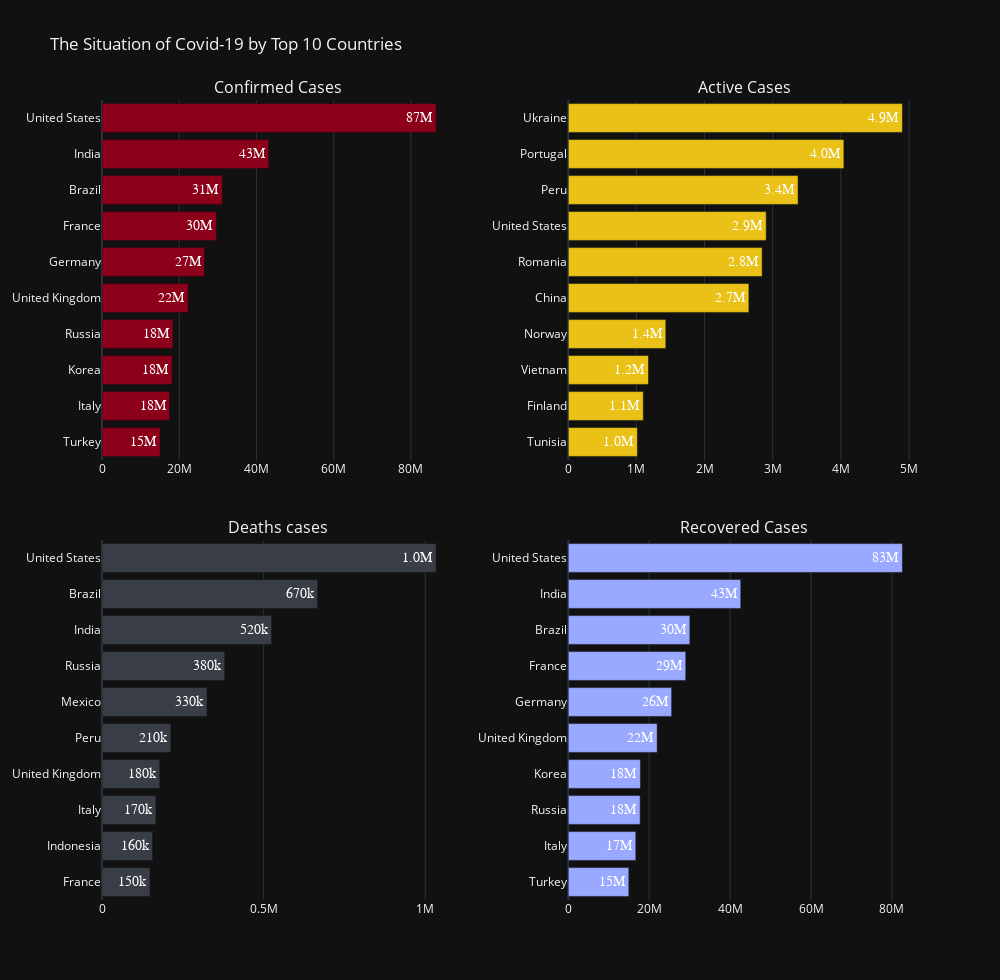

The cell this chart's notebook holds for it:
### Markdown cell above
# The 4 bar charts above tell the situation of Covid-19 among continents with divided into 4 conditions, they are total number of confirmed cases, active cases, death cases and recovered cases.
# Although Europe is the worst affected continents, but it also the higher recovered continent of all as it can be seen in the chart of recovered cases.
# Asian countries considered more successful in curbing the virus spread, it can tells from the charts above that although Asia is the second higher of confirmed cases, however Asia also the second higher recovered continent and the numbers of active and deaths cases are less than Europe and North America not to mention that Asia is the largest population in the world. 
# The pandemic prevention measures in North America and South America are relatively unfavorable compare to Asia, this may due to many countires are easing their restriction precaution to curb the spread of virus.

### Code cell
from plotly.subplots import make_subplots

grey, burgundy, peach, blue = '#393e46', '#8C001A', '#EAC117', '#99a9ff'

fig_c = px.bar(pandemic.sort_values(by='Confirmed', ascending = False).head(10), x='Confirmed', y='Country',
             labels={'Confirmed': "Confirmed Cases"}, text='Confirmed', hover_data=['Country','Continents'],
               color_discrete_sequence=[burgundy])

fig_a = px.bar(pandemic.sort_values(by='Active', ascending = False).head(10), x='Active', y='Country',
             labels={'Active': "Active Cases"}, text='Active', hover_data=['Country','Continents'],color_discrete_sequence=[peach])

fig_d = px.bar(pandemic.sort_values(by='Deaths', ascending = False).head(10), x='Deaths', y='Country',
             labels={'Deaths': "Deaths Cases"}, text='Deaths', hover_data=['Country','Continents'], color_discrete_sequence=[grey])

fig_r = px.bar(pandemic.sort_values(by='Recovered', ascending = False).head(10), x='Recovered', y='Country',
             labels={'Recovered': "Recovered Cases"}, text='Recovered', hover_data=['Country','Continents'], color_discrete_sequence=[blue])

fig = make_subplots(rows=2, cols=2, shared_xaxes=False, horizontal_spacing=0.14, vertical_spacing=0.1, 
                    subplot_titles=('Confirmed Cases','Active Cases','Deaths cases','Recovered Cases'))

fig.add_trace(fig_c['data'][0], row=1, col=1)
fig.add_trace(fig_a['data'][0], row=1, col=2)
fig.add_trace(fig_d['data'][0], row=2, col=1)
fig.add_trace(fig_r['data'][0], row=2, col=2)



fig.update_traces(textposition='auto', textfont_size=14, textfont_family="Arial", textfont_color="white", 
                  texttemplate='%{text:,.2s}')

fig.update_yaxes(row=1, col=1, autorange='reversed')
fig.update_yaxes(row=1, col=2, autorange='reversed')
fig.update_yaxes(row=2, col=1, autorange='reversed')
fig.update_yaxes(row=2, col=2, autorange='reversed')

fig.update_layout(template='plotly_dark', height=980, width=1000, title='The Situation of Covid-19 by Top 10 Countries') 
# yaxis_categoryorder = 'total ascending'

fig.show()

### Figure 1 — Plotly figure (JSON) as saved in the notebook; plotly's stock layout.template omitted (floating-point values rounded to 4 significant figures)
{"data": [{"alignmentgroup": "True", "customdata": [["North America"], ["Asia"], ["South America"], ["Europe"], ["Europe"], ["Europe"], ["Europe"], ["Asia"], ["Europe"], ["Asia"]], "hovertemplate": "Confirmed Cases=%{text}<br>Country=%{y}<br>Continents=%{customdata[0]}<extra></extra>", "legendgroup": "", "marker": {"color": "#8C001A", "pattern": {"shape": ""}}, "name": "", "offsetgroup": "", "orientation": "h", "showlegend": false, "text": [86522561, 43181335, 31153765, 29641606, 26540852, 22305893, 18351851, 18163686, 17505973, 15072747], "textfont": {"color": "white", "family": "Arial", "size": 14}, "textposition": "auto", "texttemplate": "%{text:,.2s}", "type": "bar", "x": [86522561, 43181335, 31153765, 29641606, 26540852, 22305893, 18351851, 18163686, 17505973, 15072747], "xaxis": "x", "y": ["United States", "India", "Brazil", "France", "Germany", "United Kingdom", "Russia", "Korea", "Italy", "Turkey"], "yaxis": "y"}, {"alignmentgroup": "True", "customdata": [["Europe"], ["Europe"], ["South America"], ["North America"], ["Europe"], ["Asia"], ["Europe"], ["Asia"], ["Europe"], ["Africa"]], "hovertemplate": "Active Cases=%{text}<br>Country=%{y}<br>Continents=%{customdata[0]}<extra></extra>", "legendgroup": "", "marker": {"color": "#EAC117", "pattern": {"shape": ""}}, "name": "", "offsetgroup": "", "orientation": "h", "showlegend": false, "text": [4902895, 4044091, 3372122, 2904439, 2844861, 2650195, 1431627, 1177204, 1100584, 1014231], "textfont": {"color": "white", "family": "Arial", "size": 14}, "textposition": "auto", "texttemplate": "%{text:,.2s}", "type": "bar", "x": [4902895, 4044091, 3372122, 2904439, 2844861, 2650195, 1431627, 1177204, 1100584, 1014231], "xaxis": "x2", "y": ["Ukraine", "Portugal", "Peru", "United States", "Romania", "China", "Norway", "Vietnam", "Finland", "Tunisia"], "yaxis": "y2"}, {"alignmentgroup": "True", "customdata": [["North America"], ["South America"], ["Asia"], ["Europe"], ["North America"], ["South America"], ["Europe"], ["Europe"], ["Asia"], ["Europe"]], "hovertemplate": "Deaths Cases=%{text}<br>Country=%{y}<br>Continents=%{customdata[0]}<extra></extra>", "legendgroup": "", "marker": {"color": "#393e46", "pattern": {"shape": ""}}, "name": "", "offsetgroup": "", "orientation": "h", "showlegend": false, "text": [1033591, 667056, 524701, 379520, 325000, 213259, 178749, 166949, 156615, 148464], "textfont": {"color": "white", "family": "Arial", "size": 14}, "textposition": "auto", "texttemplate": "%{text:,.2s}", "type": "bar", "x": [1033591, 667056, 524701, 379520, 325000, 213259, 178749, 166949, 156615, 148464], "xaxis": "x3", "y": ["United States", "Brazil", "India", "Russia", "Mexico", "Peru", "United Kingdom", "Italy", "Indonesia", "France"], "yaxis": "y3"}, {"alignmentgroup": "True", "customdata": [["North America"], ["Asia"], ["South America"], ["Europe"], ["Europe"], ["Europe"], ["Asia"], ["Europe"], ["Europe"], ["Asia"]], "hovertemplate": "Recovered Cases=%{text}<br>Country=%{y}<br>Continents=%{customdata[0]}<extra></extra>", "legendgroup": "", "marker": {"color": "#99a9ff", "pattern": {"shape": ""}}, "name": "", "offsetgroup": "", "orientation": "h", "showlegend": false, "text": [82584531, 42630852, 30063682, 29041118, 25554500, 21970696, 17837506, 17764261, 16697597, 14971256], "textfont": {"color": "white", "family": "Arial", "size": 14}, "textposition": "auto", "texttemplate": "%{text:,.2s}", "type": "bar", "x": [82584531, 42630852, 30063682, 29041118, 25554500, 21970696, 17837506, 17764261, 16697597, 14971256], "xaxis": "x4", "y": ["United States", "India", "Brazil", "France", "Germany", "United Kingdom", "Korea", "Russia", "Italy", "Turkey"], "yaxis": "y4"}], "layout": {"annotations": [{"font": {"size": 16}, "showarrow": false, "text": "Confirmed Cases", "x": 0.215, "xanchor": "center", "xref": "paper", "y": 1, "yanchor": "bottom", "yref": "paper"}, {"font": {"size": 16}, "showarrow": false, "text": "Active Cases", "x": 0.785, "xanchor": "center", "xref": "paper", "y": 1, "yanchor": "bottom", "yref": "paper"}, {"font": {"size": 16}, "showarrow": false, "text": "Deaths cases", "x": 0.215, "xanchor": "center", "xref": "paper", "y": 0.45, "yanchor": "bottom", "yref": "paper"}, {"font": {"size": 16}, "showarrow": false, "text": "Recovered Cases", "x": 0.785, "xanchor": "center", "xref": "paper", "y": 0.45, "yanchor": "bottom", "yref": "paper"}], "height": 980, "title": {"text": "The Situation of Covid-19 by Top 10 Countries"}, "width": 1000, "xaxis": {"anchor": "y", "domain": [0, 0.43]}, "xaxis2": {"anchor": "y2", "domain": [0.57, 1]}, "xaxis3": {"anchor": "y3", "domain": [0, 0.43]}, "xaxis4": {"anchor": "y4", "domain": [0.57, 1]}, "yaxis": {"anchor": "x", "autorange": "reversed", "domain": [0.55, 1]}, "yaxis2": {"anchor": "x2", "autorange": "reversed", "domain": [0.55, 1]}, "yaxis3": {"anchor": "x3", "autorange": "reversed", "domain": [0, 0.45]}, "yaxis4": {"anchor": "x4", "autorange": "reversed", "domain": [0, 0.45]}}}
